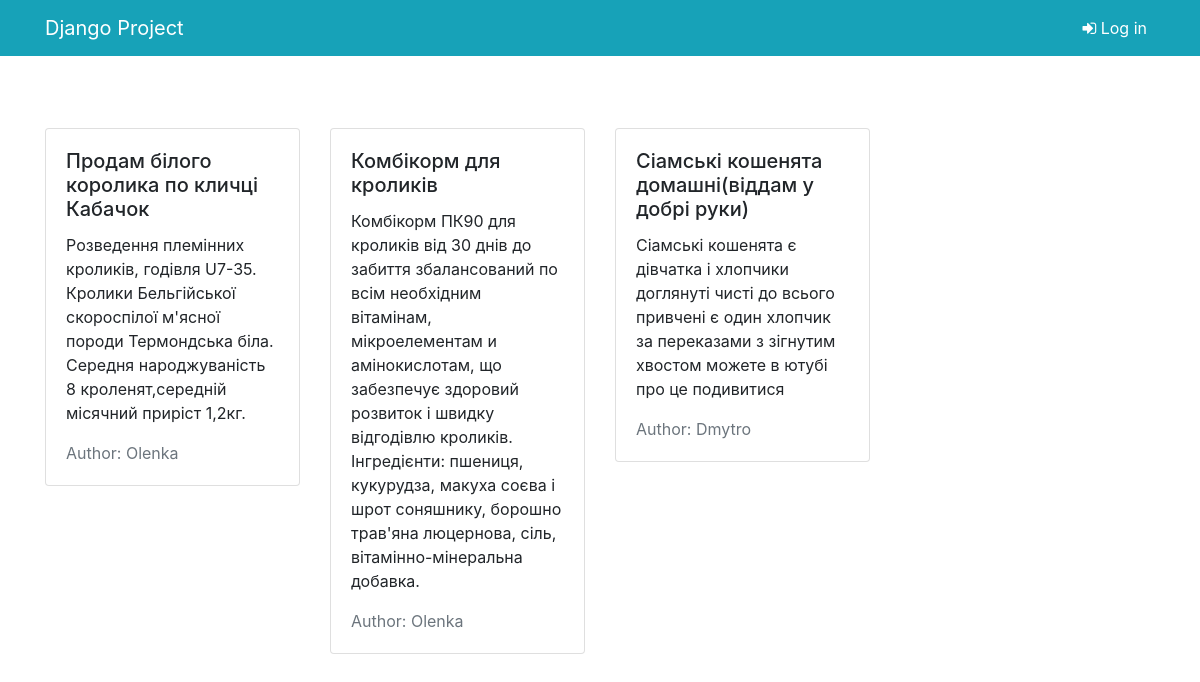
The page /adverts/view/ on the database as committed earlier.
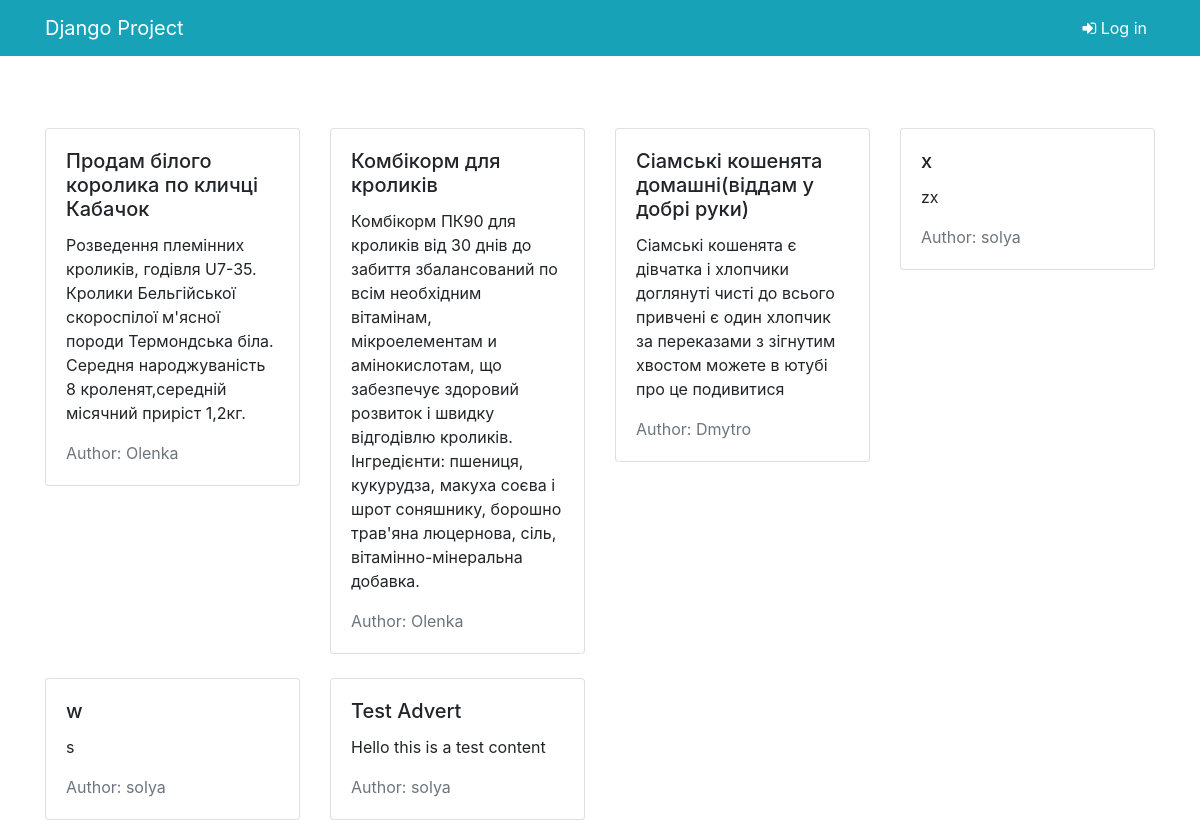
The same page on the database as committed later.
### advert/models.py (models this page shows)
class Advert (models.Model):
    name = models.CharField(
        max_length = 230
    )
    content = models.TextField()
    user = models.ForeignKey(to = User,on_delete = models.CASCADE)
    is_public = models.BooleanField(default = True)
    date = models.DateTimeField(auto_now_add = True)
    class Meta:
        verbose_name = "Advert "
        verbose_name_plural = "Advert "

### advert/views.py (the view)
# urls.py: path('view/', views.AdvertList.as_view(), name='view'),
class AdvertList(ListView):
    template_name = 'advert/advert_list.html'
    context_object_name = 'adverts'
    def get_queryset(self):
        if self.request.user.is_authenticated:
            return Advert.objects.all()
        else:
            return Advert.objects.filter(is_public=True)

### advert/templates/advert/advert_list.html (shortened to what this page needs)
<!doctype html>
<html lang="en">
<head>
    <link href="https://stackpath.bootstrapcdn.com/font-awesome/4.7.0/css/font-awesome.min.css" rel="stylesheet">
    <link rel="stylesheet" href="https://maxcdn.bootstrapcdn.com/bootstrap/4.0.0/css/bootstrap.min.css">
</head>
<body>
    <nav class="navbar navbar-expand-md navbar-dark bg-info">
        <div class="container">
            <a class="navbar-brand" href="{% url 'users:login' %}">Django Project</a>
            <div class="collapse navbar-collapse" id="navbarsExampleDefault">
        <ul class="navbar-nav ml-auto">
            {% if request.user.is_authenticated %}
            <li class="nav-item active">
                <span class="nav-link"> <i class="fa fa-user-circle" aria-hidden="true"></i> {{ request.user }} </span>
            </li>
            <li class="nav-item dropdown active">
                <a class="nav-link dropdown-toggle" href="#" id="dropdown01" data-toggle="dropdown" aria-haspopup="true" aria-expanded="false"><i class="fa fa-cogs" aria-hidden="true"></i></a>
                <div class="dropdown-menu" aria-labelledby="dropdown01">
                  <a class="dropdown-item" href="{% url 'adverts:create' %}"><i class="fa fa-pencil" aria-hidden="true"></i> Create new advert</a>
                  <a class="dropdown-item" href="{% url 'users:logout' %}"><i class="fa fa-sign-out" aria-hidden="true"></i> Log out</a>
                </div>
            </li>
            {% else %}
            <li class="nav-item active">
                <a class="nav-link" href="{% url 'users:login' %}"><i class="fa fa-sign-in" aria-hidden="true"></i> Log in</a>
            </li>
            {% endif %}
        </ul>
      </div>
        </div>
    </nav>
   <div class="container mt-5">
       <div class="row">
        {% for advert in adverts  %}
            <div class="col-sm-6 col-md-3 mt-4">
                <div class="card">
                  <div class="card-body">
                    <h5 class="card-title">{{ advert.name }}</h5>
                    <p class="card-text">{{ advert.content }}</p>
                      <p class="card-text text-muted">Author: {{ advert.user.username }}</p>
                  </div>
                </div>
            </div>
        {% endfor %}
            </div>
        </div>
</body>
</html>

Rows that differ between the two databases and show on the page:
added Advert: name "x", content "zx", user.username "solya"
added Advert: name "w", content "s", user.username "solya"
added Advert: name "Test Advert", content "Hello this is a test content", user.username "solya"
